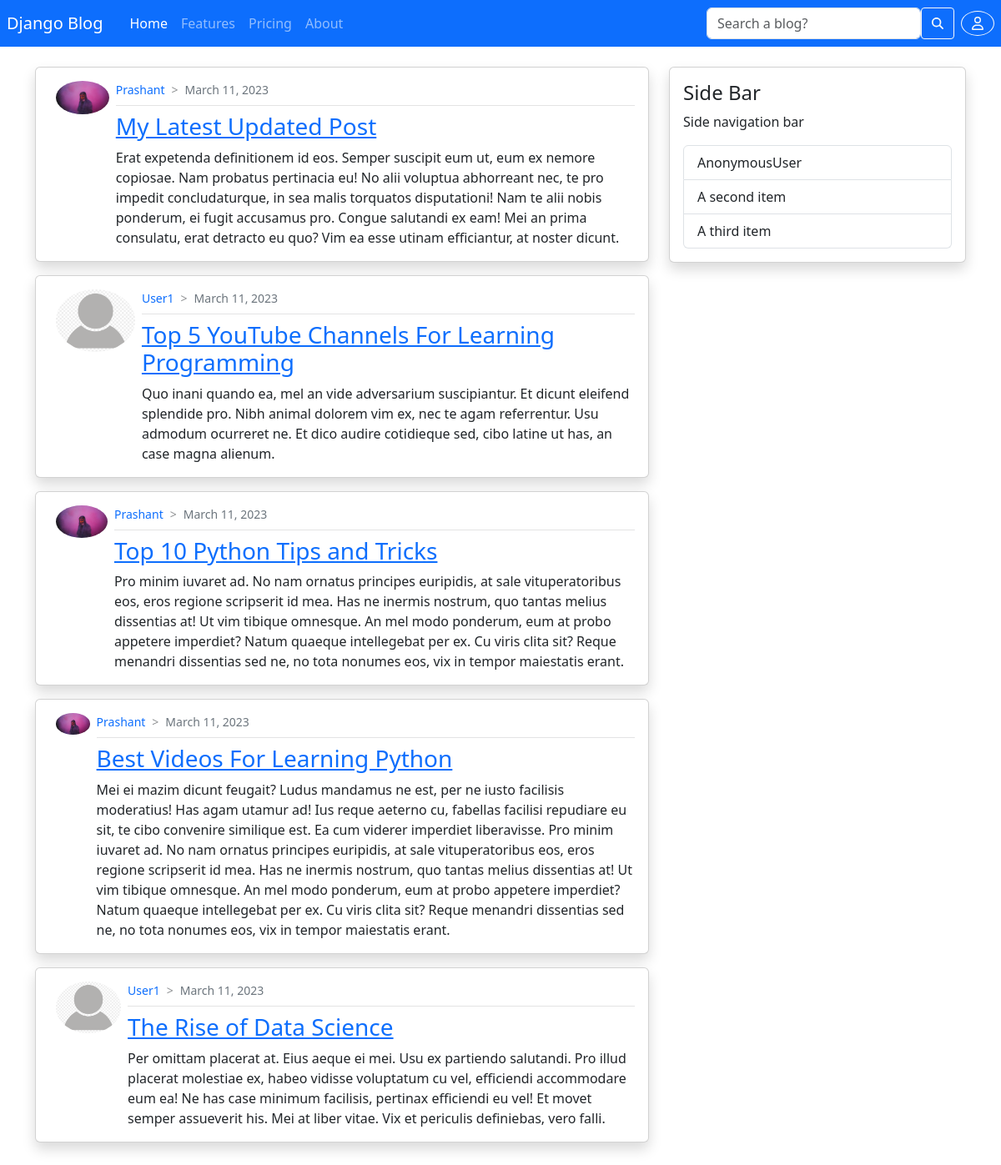
The page / on the database its author committed.
### blog/models.py (models this page shows, shortened)
class Post(models.Model):
    title = models.CharField(max_length=100,default='')
    content = models.TextField()
    date_posted = models.DateTimeField(default=timezone.now)
    last_updates = models.DateTimeField(auto_now=True)
    author = models.ForeignKey(User, on_delete=models.CASCADE)

### users/models.py (models this page shows, shortened)
class Profile(models.Model):
    user=models.OneToOneField(User,on_delete=models.CASCADE)
    image=models.ImageField(default='default.png',upload_to='profile_pics')

### blog/views.py (the view)
# urls.py: path('', PostListView.as_view(), name='blog-home'),
class PostListView(ListView):
    model=Post
    template_name='blog/home.html' # <app>/<model>_<viewtype>.html
    context_object_name='posts'
    ordering=['-date_posted']
    paginate_by=5

### blog/templates/blog/home.html
{% extends 'blog/base.html' %}
{% block content %}
    {% for post in posts %}
    <div class="card mb-3 shadow rounded">
        <div class="card-body d-flex">
            <div style="max-width: 150px;" class="px-2">
                <img src="{{post.author.profile.image.url}}" alt="" class="img-fluid rounded-circle">
            </div>
            <div>
                <div class="d-flex small">
                    <div class="text-capitalize text-primary">{{ post.author }}</div>
                    <span class="mx-2" style="opacity: 0.5;">></span>
                    <div class="text-secondary">{{ post.date_posted | date:"F d, Y" }}</div>
                </div>
                <div style="opacity: 0.5;">
                    <hr class="my-2">
                </div>
                <div class="card-title h3"><a href="{% url 'post-detail' post.id %}">{{ post.title }}</a></div>
                <p class="card-text">{{ post.content }}</p>
            </div>
        </div>
      </div>
    {% endfor %}
{% endblock content %}

### blog/static/css/main.css (style rules this page uses)
:root { --content-width:1500px; }

### rows shown on the page
Post: author.profile.image (picture), author "Prashant", date_posted "March 11, 2023", title "My Latest Updated Post", content "Erat expetenda definitionem id eos. Semper suscipit eum ut, eum ex nemore copiosae. Nam probatus pertinacia eu! No alii voluptua abhorreant nec, te pro impedit concludaturque, in sea malis torquatos disputationi! Nam te alii nobis ponderum, ei fugit accusamus pro. Congue salutandi ex eam! Mei an prima consulatu, erat detracto eu quo? Vim ea esse utinam efficiantur, at noster dicunt."
Post: author.profile.image (placeholder picture), author "User1", date_posted "March 11, 2023", title "Top 5 YouTube Channels For Learning Programming", content "Quo inani quando ea, mel an vide adversarium suscipiantur. Et dicunt eleifend splendide pro. Nibh animal dolorem vim ex, nec te agam referrentur. Usu admodum ocurreret ne. Et dico audire cotidieque sed, cibo latine ut has, an case magna alienum."
Post: author.profile.image (picture), author "Prashant", date_posted "March 11, 2023", title "Top 10 Python Tips and Tricks", content "Pro minim iuvaret ad. No nam ornatus principes euripidis, at sale vituperatoribus eos, eros regione scripserit id mea. Has ne inermis nostrum, quo tantas melius dissentias at! Ut vim tibique omnesque. An mel modo ponderum, eum at probo appetere imperdiet? Natum quaeque intellegebat per ex. Cu viris clita sit? Reque menandri dissentias sed ne, no tota nonumes eos, vix in tempor maiestatis erant."
Post: author.profile.image (picture), author "Prashant", date_posted "March 11, 2023", title "Best Videos For Learning Python", content "Mei ei mazim dicunt feugait? Ludus mandamus ne est, per ne iusto facilisis moderatius! Has agam utamur ad! Ius reque aeterno cu, fabellas facilisi repudiare eu sit, te cibo convenire similique est. Ea cum viderer imperdiet liberavisse. Pro minim iuvaret ad. No nam ornatus principes euripidis, at sale vituperatoribus eos, eros regione scripserit id mea. Has ne inermis nostrum, quo tantas melius dissentias at! Ut vim tibique omnesque. An mel modo ponderum, eum at probo appetere imperdiet? Natum quaeque intellegebat per ex. Cu viris clita sit? Reque menandri dissentias sed ne, no tota nonumes eos, vix in tempor maiestatis erant."
Post: author.profile.image (placeholder picture), author "User1", date_posted "March 11, 2023", title "The Rise of Data Science", content "Per omittam placerat at. Eius aeque ei mei. Usu ex partiendo salutandi. Pro illud placerat molestiae ex, habeo vidisse voluptatum cu vel, efficiendi accommodare eum ea! Ne has case minimum facilisis, pertinax efficiendi eu vel! Et movet semper assueverit his. Mei at liber vitae. Vix et periculis definiebas, vero falli."

### other values the page prints
{{ user }} "AnonymousUser"
